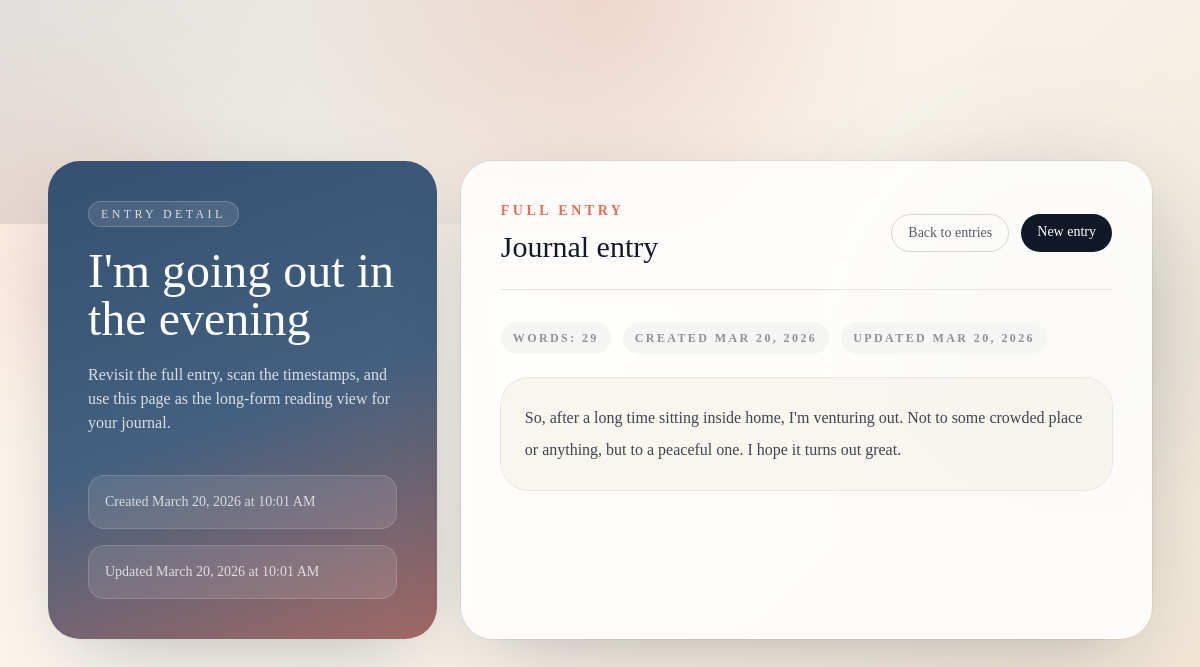
/entries/1/ (signed in), run on the app's committed database.
### journal/models.py (models this page shows, shortened)
class Entry(models.Model):
    user = models.ForeignKey(User, on_delete=models.CASCADE)
    title = models.CharField(max_length=200)
    content = models.TextField()
    created_at = models.DateTimeField(auto_now_add=True)
    updated_at = models.DateTimeField(auto_now=True)

### journal/views.py (the view)
# urls.py: path('entries/<int:id>/', entry_detail, name='entry_detail'),
@login_required
def entry_detail(request, id):
    entry = get_object_or_404(Entry, id=id, user=request.user)
    return render(request, 'journal/entry_detail.html', {
        'entry': entry
    })

### templates/journal/entry_detail.html (shortened to what this page needs)
{% extends "base.html" %}
{% block content %}
<section class="grid w-full max-w-6xl gap-6 lg:grid-cols-[0.72fr_1.28fr]">
    <aside class="rounded-[2rem] bg-[linear-gradient(160deg,_#355070_0%,_#43607f_52%,_#e76f51_135%)] p-8 text-white shadow-card md:p-10">
        <div class="space-y-5">
            <span class="inline-flex w-fit rounded-full border border-white/20 bg-white/10 px-3 py-1 text-xs uppercase tracking-[0.28em] text-white/80">Entry Detail</span>
            <h1 class="text-4xl leading-tight md:text-5xl">{{ entry.title }}</h1>
            <p class="text-sm leading-7 text-white/80 md:text-base">
                Revisit the full entry, scan the timestamps, and use this page as the long-form reading view for your journal.
            </p>
        </div>
        <div class="mt-10 grid gap-4 text-sm text-white/75">
            <div class="rounded-2xl border border-white/15 bg-white/10 p-4">
                Created {{ entry.created_at|date:"F d, Y" }} at {{ entry.created_at|time:"g:i A" }}
            </div>
            <div class="rounded-2xl border border-white/15 bg-white/10 p-4">
                Updated {{ entry.updated_at|date:"F d, Y" }} at {{ entry.updated_at|time:"g:i A" }}
            </div>
        </div>
    </aside>
    <article class="rounded-[2rem] bg-white/85 p-8 shadow-card ring-1 ring-black/5 backdrop-blur md:p-10">
        <div class="flex flex-col gap-4 border-b border-stone-200 pb-6 sm:flex-row sm:items-center sm:justify-between">
            <div>
                <p class="text-sm font-semibold uppercase tracking-[0.25em] text-coral">Full Entry</p>
                <h2 class="mt-2 text-3xl text-ink">Journal entry</h2>
            </div>
            <div class="flex flex-col gap-3 sm:flex-row">
                <a href="{% url 'entry_list' %}" class="rounded-full border border-stone-300 px-4 py-2 text-sm font-medium text-ink/70 transition hover:border-coral hover:text-coral">
                    Back to entries
                </a>
                <a href="{% url 'create_entry' %}" class="rounded-full bg-ink px-4 py-2 text-sm font-medium text-white transition hover:bg-coral">
                    New entry
                </a>
            </div>
        </div>
        <div class="mt-8 space-y-6">
            <div class="flex flex-wrap gap-3 text-xs font-semibold uppercase tracking-[0.2em] text-ink/45">
                <span class="rounded-full bg-stone-100 px-3 py-2">Words: {{ entry.content|wordcount }}</span>
                <span class="rounded-full bg-stone-100 px-3 py-2">Created {{ entry.created_at|date:"M d, Y" }}</span>
                <span class="rounded-full bg-stone-100 px-3 py-2">Updated {{ entry.updated_at|date:"M d, Y" }}</span>
            </div>
            <div class="rounded-[1.75rem] bg-sand/70 p-6 ring-1 ring-stone-200">
                <div class="whitespace-pre-line text-base leading-8 text-ink/80">{{ entry.content }}</div>
            </div>
        </div>
    </article>
</section>
{% endblock %}

### templates/base.html (shortened to what this page needs)
<!DOCTYPE html>
<html lang="en">
<head>
    <script src="https://cdn.tailwindcss.com"></script>
</head>
<body class="min-h-screen bg-[radial-gradient(circle_at_top,_rgba(231,111,81,0.18),_transparent_32%),linear-gradient(135deg,_#fff8ef_0%,_#f7f3eb_48%,_#efe3d0_100%)] text-ink">
    <div class="relative isolate min-h-screen overflow-hidden">
        <div class="absolute inset-x-0 top-0 h-56 bg-[linear-gradient(120deg,_rgba(53,80,112,0.14),_transparent_65%)]"></div>
        <div class="absolute -left-24 top-24 h-72 w-72 rounded-full bg-coral/10 blur-3xl"></div>
        <div class="absolute right-0 top-40 h-80 w-80 rounded-full bg-pine/10 blur-3xl"></div>
        <main class="relative mx-auto flex min-h-screen max-w-6xl items-center justify-center px-6 py-12">
            {% block content %}{% endblock %}
        </main>
    </div>
</body>
</html>

### data on the page
Entry: title "I'm going out in the evening", created_at "March 20, 2026", created_at "10:01 AM", updated_at "March 20, 2026", updated_at "10:01 AM", content "29", created_at "MAR 20, 2026", updated_at "MAR 20, 2026", content "So, after a long time sitting inside home, I'm venturing out. Not to some crowded place or anything, but to a peaceful one. I hope it turns out great."
